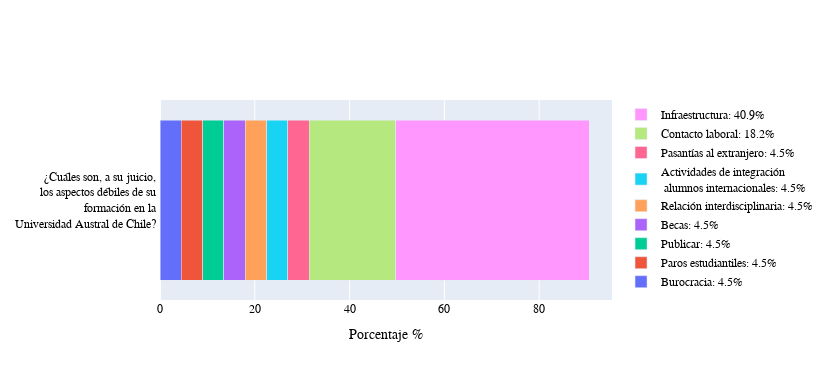

The cell this chart's notebook holds for it:
### Markdown cell above
## Opiniones sobre los aspectos débiles de la formación académica en la Universidad Austral de Chile

### Code cell
path_file_sorted    = 'egresados_sorted_sin.xlsx'
resp_debi(path_file_sorted)

### Figure 1 — Plotly figure (JSON) as saved in the notebook; plotly's stock layout.template omitted (floating-point values rounded to 4 significant figures)
{"data": [{"name": "Burocracia: 4.5%", "orientation": "h", "type": "bar", "x": [4.5], "y": ["¿Cuáles son, a su juicio, <br> los aspectos débiles de su <br> formación en la <br> Universidad Austral de Chile? "]}, {"name": "Paros estudiantiles: 4.5%", "orientation": "h", "type": "bar", "x": [4.5], "y": ["¿Cuáles son, a su juicio, <br> los aspectos débiles de su <br> formación en la <br> Universidad Austral de Chile? "]}, {"name": "Publicar: 4.5%", "orientation": "h", "type": "bar", "x": [4.5], "y": ["¿Cuáles son, a su juicio, <br> los aspectos débiles de su <br> formación en la <br> Universidad Austral de Chile? "]}, {"name": "Becas: 4.5%", "orientation": "h", "type": "bar", "x": [4.5], "y": ["¿Cuáles son, a su juicio, <br> los aspectos débiles de su <br> formación en la <br> Universidad Austral de Chile? "]}, {"name": "Relación interdisciplinaria: 4.5%", "orientation": "h", "type": "bar", "x": [4.5], "y": ["¿Cuáles son, a su juicio, <br> los aspectos débiles de su <br> formación en la <br> Universidad Austral de Chile? "]}, {"name": "Actividades de integración <br> alumnos internacionales: 4.5%", "orientation": "h", "type": "bar", "x": [4.5], "y": ["¿Cuáles son, a su juicio, <br> los aspectos débiles de su <br> formación en la <br> Universidad Austral de Chile? "]}, {"name": "Pasantías al extranjero: 4.5%", "orientation": "h", "type": "bar", "x": [4.5], "y": ["¿Cuáles son, a su juicio, <br> los aspectos débiles de su <br> formación en la <br> Universidad Austral de Chile? "]}, {"name": "Contacto laboral: 18.2%", "orientation": "h", "type": "bar", "x": [18.2], "y": ["¿Cuáles son, a su juicio, <br> los aspectos débiles de su <br> formación en la <br> Universidad Austral de Chile? "]}, {"name": "Infraestructura: 40.9%", "orientation": "h", "type": "bar", "x": [40.9], "y": ["¿Cuáles son, a su juicio, <br> los aspectos débiles de su <br> formación en la <br> Universidad Austral de Chile? "]}], "layout": {"barmode": "stack", "font": {"color": "black", "family": "Rockwell", "size": 12}, "height": 380, "legend": {"title": {"font": {"color": "green"}}}, "title": {"font": {"color": "black", "family": "Rockwell", "size": 14}, "text": ""}, "width": 830, "xaxis": {"title": {"text": "Porcentaje %"}}}}
